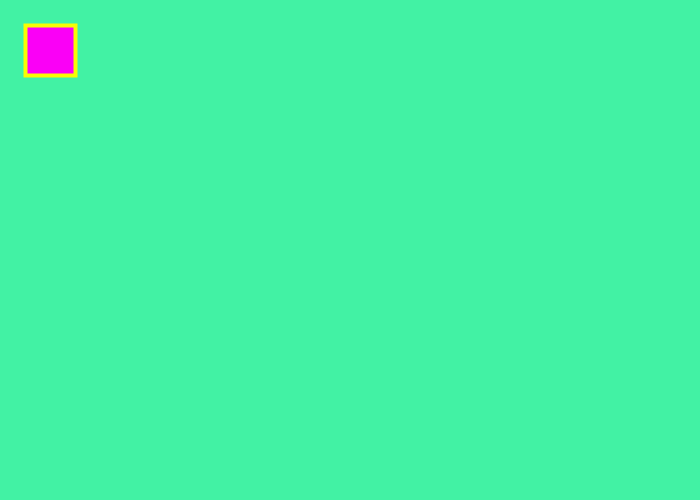
Frame 1 (no input)
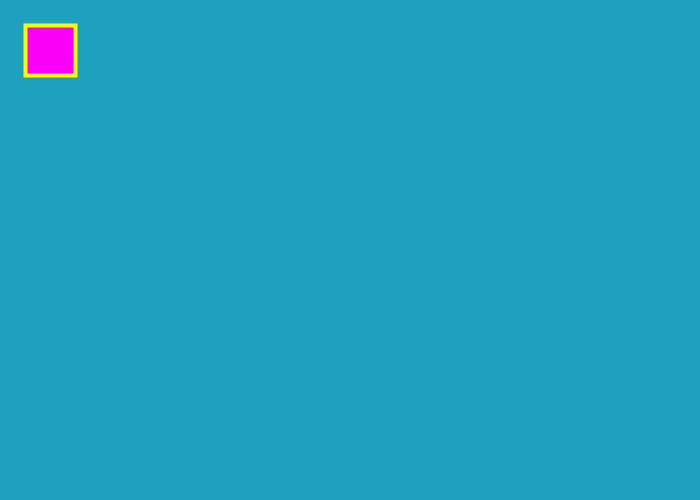
Frame 60 (the mouse pressed at the canvas centre just before this capture)
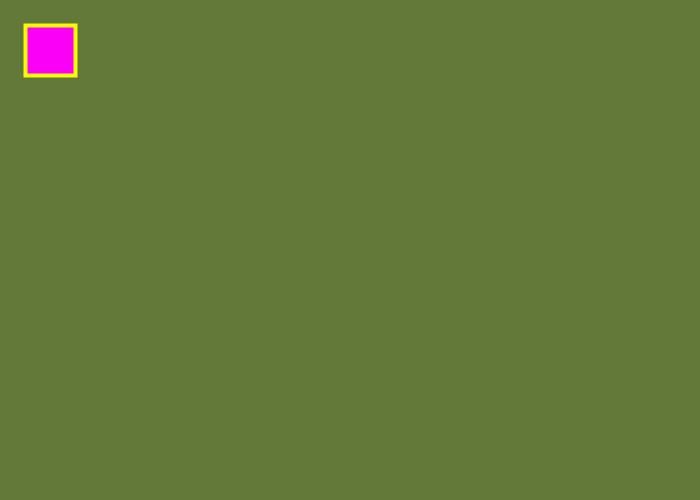
Frame 120 (the mouse held since frame 60 and released just before this capture)

The Processing sketch that drew these frames (run headless with seeded random() and noise(); from frame 60 on, the mouse is pressed at the canvas centre):

// Processing sketch: DrawingRectangle
// ── DrawingRectangle.pde
//Global Variables
int x = width*1/4, y = height*1/4, rectWidth = width*1/2, rectHeight = height*1/2;
int backgroundBlue;
int strokeRest=1;
int thin=width*1/50, thick=2*thin;
color strokeColour, fillColour;
color yellow=#F8FC03, purple=#FA00F6, whiteReset=#FFFFFF, blackReset=#000000;
// Colour design must limit blue as much as possible ... notice purple
color yellowNightMode=#F8FC00, purpleNightMode=#FA0096; //No blue light for the colour shade
Boolean nightMode=false; //Daytime is false
//
void setup() 
{
  size(700, 500); //Display Geometry (Orientations): Square, Landscape, Portrait
  //fullScreen(); //displayWidth, displayHeight
  println("Canvas Size", width, height);
  println("Display", "width: ", displayWidth, " height: ", displayHeight);
}//End setup
//
void draw() 
{
  // Background as gray scale, 0-255 (notice 256 #'s)
  background(50);
  // New Background Function "covers" old gray scale background()
  // Background as colour, RGB, random(a,b)
  // Night Mode means background cannot have blue // change randome for night mode
  //
  if ( nightMode==true ) //Night Mode Choices
  {
    backgroundBlue = 0;
    strokeColour = yellowNightMode; 
    fillColour = purpleNightMode;
  } else 
  {
    backgroundBlue = int( random(255) );
    strokeColour = yellow;
    fillColour = purple;
    println("here", backgroundBlue);
  } //End Night Mode
  //
  background( color(random(0, 255), random(255), backgroundBlue) );
  strokeWeight(thick);
  stroke(strokeColour);
  fill(fillColour);
  rect(x, y, rectWidth, rectHeight);
  //rest to defaults
  fill(whiteReset);
  stroke(blackReset);
  strokeWeight(strokeRest);
}//End draw
//
void keyPressed() {
}//End keyPressed
//
void mousePressed() {
}//End mousePressed



/*


 //End of Program
 */
